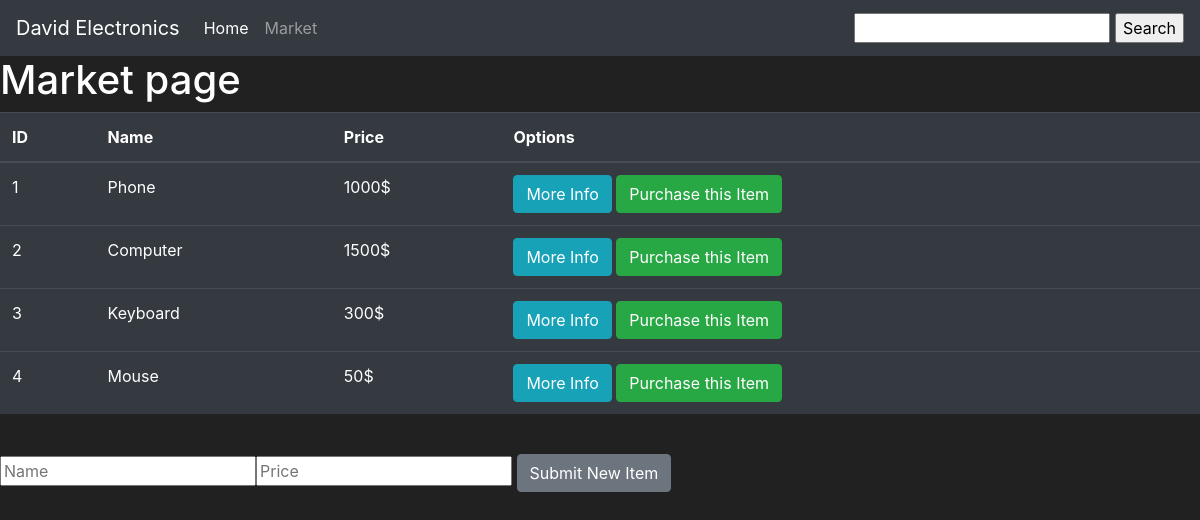
/market, run on an earlier commit of the app's database.
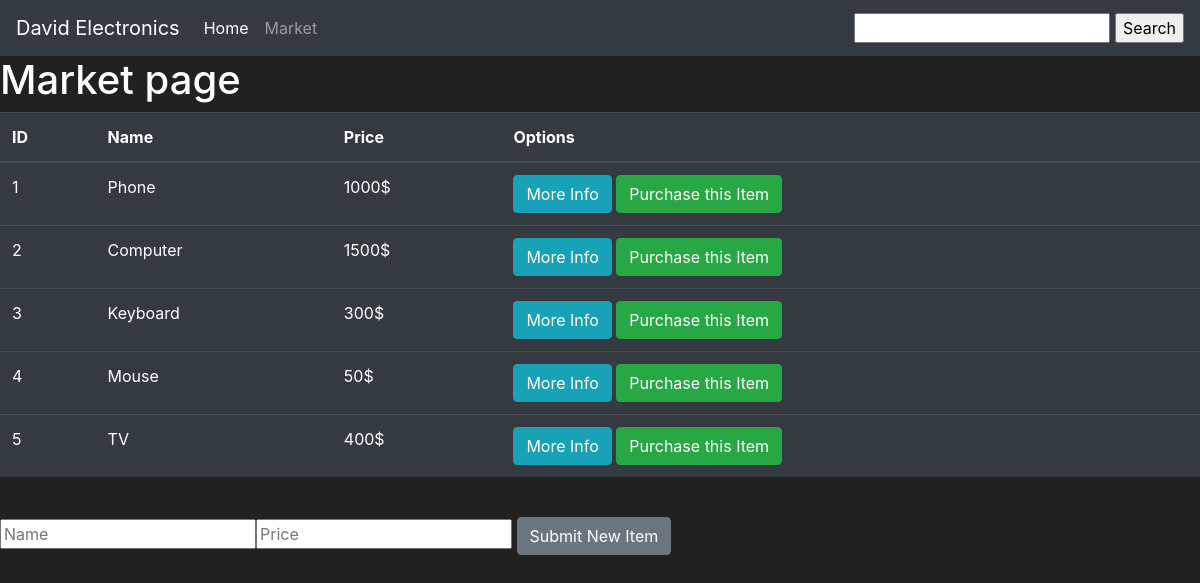
And on a later commit of the database.
### market.py (models this page shows)
class Item(db.Model):
    id = db.Column(db.Integer(), primary_key=True)
    name = db.Column(db.String(length =30), unique=True)
    price = db.Column(db.Integer())

### market.py (the view)
@app.route("/market")
def market_page():
    items = Item.query.all()
    return render_template('market.html', items=items)

### templates/market.html (shortened to what this page needs)
<!doctype html>
<html lang="en">
  <head>
    <link rel="stylesheet" href="https://cdn.jsdelivr.net/npm/bootstrap@4.3.1/dist/css/bootstrap.min.css">
  </head>
  <body>
      <nav class="navbar navbar-expand-md navbar-dark bg-dark">
        <a class="navbar-brand" href="#">David Electronics</a>
          <div class="collapse navbar-collapse" id="navbarNav">
            <ul class="navbar-nav mr-auto">
                   <li class="nav-item active">
                      <a class="nav-link" href="{{ url_for('home_page') }}">Home <span class="sr-only">(current)</span></a>
                  </li>
                   <li class="nav-item">
                      <a class="nav-link" href="{{ url_for('market_page') }}">Market</a>
                   </li>
            </ul>
           <form method="POST">
               <input type="text" autofocus="autofocus" name="search_string">
               <input type="submit" formaction="/search" value="Search">
           </form>
          </div>
      </nav>
    <h1>Market page</h1>
    <table class="table table-hover table-dark">
        <thead>
             <tr>
                 <th scope="col">ID</th>
                 <th scope="col">Name</th>
                 <th scope="col">Price</th>
                 <th scope="col">Options</th>
             </tr>
        </thead>
        <tbody>
            {% for item in items %}
                <tr>
                    <td>{{ item.id }}</td>
                    <td>{{ item.name }}</td>
                    <td>{{ item.price }}$</td>
                    <td>
                        <button class="btn btn-outline btn-info">More Info</button>
                        <button class=" btn btn-outline btn-success">Purchase this Item</button>
                    </td>
                </tr>
            {% endfor %}
        </tbody>
    </table>
            <br/>
      <form action="/add" METHOD="POST">
          <input type="text" placeholder="Name" name="name"><input type="number" placeholder="Price" name="price">
          <input type="submit" value="Submit New Item" class="btn btn-secondary">
      </form>
      <br/>
  </body>
</html>

### templates/market.html (style rules this page uses)
body { background-color: #212121; color: white }

What changed in the data, as far as the page shows it:
added Item: id "5", name "TV", price "400"
